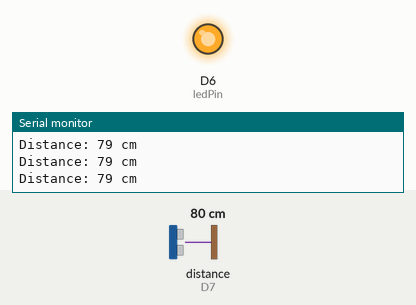
A sketch run on a simulated ESP8266 (NodeMCU). On the bench: output pins drawn as LEDs (lit = HIGH), the last lines printed to the serial monitor. Wiring (inferred from the names in the program): ultrasonic range finder: trigger D8; echo D7. The test bench sets the inputs (shaded band); at power-on: distance to the obstacle (sensor on D7) 80 cm. The echo pulse lasts 58.3 µs per cm; pins used as bus, display or sensor lines are not drawn.

Above: at 1.2 s.
1.3 s: distance to the obstacle (sensor on D7) set to 9 cm
At 2.1 s:
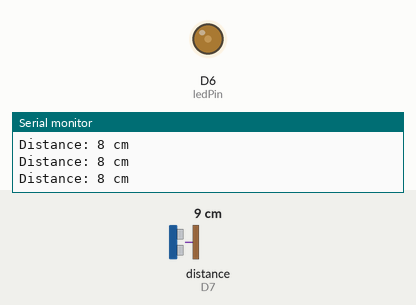
2.8 s: distance to the obstacle (sensor on D7) set to 18 cm
At 3.3 s:
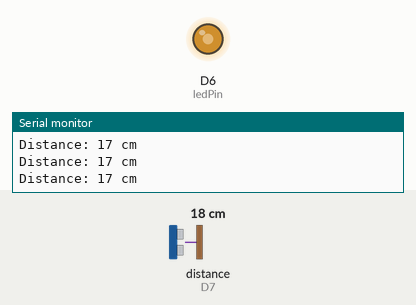
4.3 s: distance to the obstacle (sensor on D7) set to 35 cm
At 5.1 s:
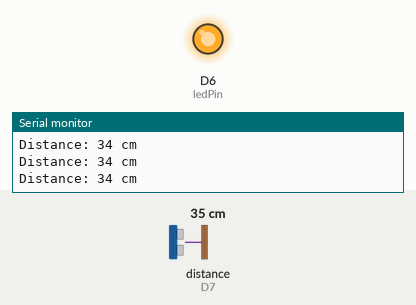
Timing chart, 0 to 7.3 s (numbered marks = the images above; inputs shaded):
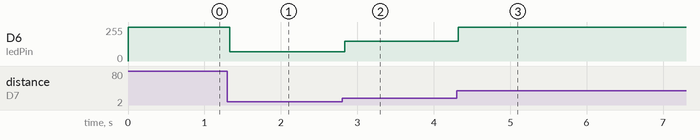

Measured:
- after the input at 1.3 s, D6 (ledPin): 255/255 → 70/255 at once
- after the input at 2.8 s, D6 (ledPin): 70/255 → 148/255 at once
- after the input at 4.3 s, D6 (ledPin): 148/255 → 255/255 at once

The sketch:

essai1_capteur_ultrason.ino
```cpp
// ---------------------------------------------------------------- //
// Arduino Ultrasoninc Sensor HC-SR04
// Re-writed by Arbi Abdul Jabbaar
// Using Arduino IDE 1.8.7
// Using HC-SR04 Module
// Tested on 17 September 2019
// ---------------------------------------------------------------- //

// defines variables
long duration; // variable for the duration of sound wave travel
int distance; // variable for the distance measurement
int echoPin = D7;
int trigPin = D8;
const int ledPin = D6;//the led attach to
int inputValue = 0;//variable to store the value coming from sensor
int outputValue = 0;//variable to store the output value
void setup() {
  pinMode(trigPin, OUTPUT); // Sets the trigPin as an OUTPUT
  pinMode(echoPin, INPUT); // Sets the echoPin as an INPUT
  Serial.begin(9600); // // Serial Communication is starting with 9600 of baudrate speed
  Serial.println("Ultrasonic Sensor HC-SR04 Test"); // print some text in Serial Monitor
  Serial.println("with Arduino UNO R3");
}
void loop() {
  // Clears the trigPin condition
  digitalWrite(trigPin, LOW);
  delayMicroseconds(2);
  // Sets the trigPin HIGH (ACTIVE) for 10 microseconds
  digitalWrite(trigPin, HIGH);
  delayMicroseconds(10);
  digitalWrite(trigPin, LOW);
  // Reads the echoPin, returns the sound wave travel time in microseconds
  duration = pulseIn(echoPin, HIGH);
  // Calculating the distance
  distance = duration * 0.034 / 2; // Speed of sound wave divided by 2 (go and back)
  // Displays the distance on the Serial Monitor
  Serial.print("Distance: ");
  Serial.print(distance);
  Serial.println(" cm");
  int inputValue = distance;
  int outputValue = map(inputValue, 0, 2300, 0, 20000);
  analogWrite(ledPin, outputValue);
}
```
